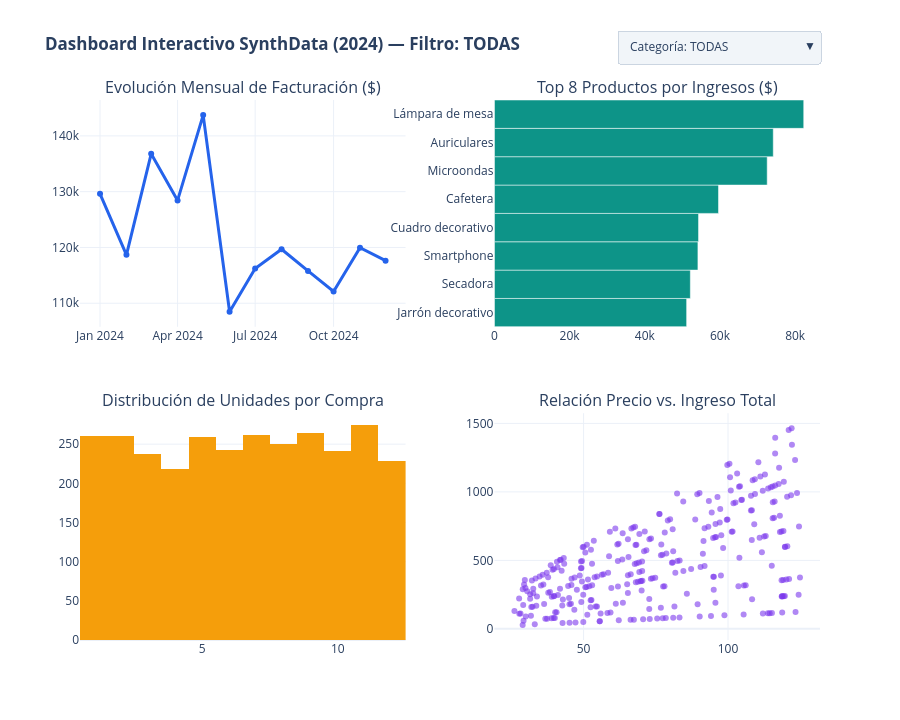

The notebook cell saved with this chart:
### Markdown cell above
## Actividad 3: Visualización Interactiva con Plotly y Dash
Construcción de un **Dashboard Interactivo** utilizando componentes de Plotly y estructura Dash, permitiendo al usuario seleccionar dinámicamente categorías comerciales para explorar el comportamiento de ventas por producto.

### Code cell
# =====================================================================
# ETAPA 4.3: DASHBOARD INTERACTIVO MULTIVISTA CON PLOTLY (100% PORTABLE)
# =====================================================================
import plotly.graph_objects as go
from plotly.subplots import make_subplots

categorias = ['TODAS'] + sorted(df_ventas_limpio['categoria'].unique().tolist())

fig_dash = make_subplots(
    rows=2, cols=2,
    subplot_titles=(
        'Evolución Mensual de Facturación ($)',
        'Top 8 Productos por Ingresos ($)',
        'Distribución de Unidades por Compra',
        'Relación Precio vs. Ingreso Total'
    ),
    specs=[[{"type": "scatter"}, {"type": "bar"}],
           [{"type": "histogram"}, {"type": "scatter"}]],
    vertical_spacing=0.16,
    horizontal_spacing=0.12
)

# Agregamos 4 trazas por cada opción del filtro (TODAS + cada categoría)
for idx, cat in enumerate(categorias):
    df_f = df_ventas_limpio if cat == 'TODAS' else df_ventas_limpio[df_ventas_limpio['categoria'] == cat]
    visible = (idx == 0)  # Solo 'TODAS' visible inicialmente
    
    # Traza 1: Línea mensual
    mensual = df_f.groupby('mes', as_index=False)['ingreso_total'].sum()
    fig_dash.add_trace(
        go.Scatter(x=mensual['mes'], y=mensual['ingreso_total'], mode='lines+markers',
                   name=f'Ventas ({cat})', line=dict(color='#2563eb', width=3), visible=visible),
        row=1, col=1
    )
    
    # Traza 2: Barras Top 8 productos
    top_prod = df_f.groupby('producto', as_index=False)['ingreso_total'].sum().nlargest(8, 'ingreso_total').sort_values('ingreso_total')
    fig_dash.add_trace(
        go.Bar(x=top_prod['ingreso_total'], y=top_prod['producto'], orientation='h',
               name=f'Top Productos ({cat})', marker_color='#0d9488', visible=visible),
        row=1, col=2
    )
    
    # Traza 3: Histograma de cantidades
    fig_dash.add_trace(
        go.Histogram(x=df_f['cantidad'], nbinsx=12, name=f'Unidades ({cat})',
                     marker_color='#f59e0b', visible=visible),
        row=2, col=1
    )
    
    # Traza 4: Dispersión Precio vs Ingreso
    muestra = df_f.sample(min(len(df_f), 300), random_state=42)
    fig_dash.add_trace(
        go.Scatter(x=muestra['precio'], y=muestra['ingreso_total'], mode='markers',
                   name=f'Tickets ({cat})', marker=dict(color='#7c3aed', opacity=0.6), visible=visible),
        row=2, col=2
    )

# Configuración del menú desplegable interactivo
botones_filtro = []
for idx, cat in enumerate(categorias):
    visibilidad = [False] * (len(categorias) * 4)
    for j in range(4):
        visibilidad[idx * 4 + j] = True
    botones_filtro.append(
        dict(
            label=f"Categoría: {cat}",
            method="update",
            args=[{"visible": visibilidad},
                  {"title": f"<b>Dashboard Interactivo SynthData (2024) — Filtro: {cat}</b>"}]
        )
    )

fig_dash.update_layout(
    title="<b>Dashboard Interactivo SynthData (2024) — Filtro: TODAS</b>",
    height=720,
    showlegend=False,
    template="plotly_white",
    updatemenus=[
        dict(
            active=0,
            buttons=botones_filtro,
            x=1.0,
            xanchor="right",
            y=1.13,
            yanchor="top",
            bgcolor="#f1f5f9",
            bordercolor="#cbd5e1"
        )
    ]
)

fig_dash.show()

### Figure 1 — Plotly figure (JSON) as saved in the notebook; plotly's stock layout.template omitted (floating-point values rounded to 4 significant figures; data arrays with more than 128 entries replaced by an {"elided": "..."} marker saying what was removed)
{"data": [{"line": {"color": "#2563eb", "width": 3}, "mode": "lines+markers", "name": "Ventas (TODAS)", "type": "scatter", "visible": true, "x": ["2024-01", "2024-02", "2024-03", "2024-04", "2024-05", "2024-06", "2024-07", "2024-08", "2024-09", "2024-10", "2024-11", "2024-12"], "xaxis": "x", "y": [129600.0, 118700.0, 136800.0, 128400.0, 143700.0, 108500.0, 116200.0, 119700.0, 115800.0, 112100.0, 120000.0, 117600.0], "yaxis": "y"}, {"marker": {"color": "#0d9488"}, "name": "Top Productos (TODAS)", "orientation": "h", "type": "bar", "visible": true, "x": [51130.0, 52120.0, 54130.0, 54300.0, 59610.0, 72560.0, 74180.0, 82280.0], "xaxis": "x2", "y": ["Jarrón decorativo", "Secadora", "Smartphone", "Cuadro decorativo", "Cafetera", "Microondas", "Auriculares", "Lámpara de mesa"], "yaxis": "y2"}, {"marker": {"color": "#f59e0b"}, "name": "Unidades (TODAS)", "nbinsx": 12, "type": "histogram", "visible": true, "x": {"elided": "2998 int values"}, "xaxis": "x3", "yaxis": "y3"}, {"marker": {"color": "#7c3aed", "opacity": 0.6}, "mode": "markers", "name": "Tickets (TODAS)", "type": "scatter", "visible": true, "x": {"elided": "300 float values"}, "xaxis": "x4", "y": {"elided": "300 float values"}, "yaxis": "y4"}, {"line": {"color": "#2563eb", "width": 3}, "mode": "lines+markers", "name": "Ventas (Decoración)", "type": "scatter", "visible": false, "x": ["2024-01", "2024-02", "2024-03", "2024-04", "2024-05", "2024-06", "2024-07", "2024-08", "2024-09", "2024-10", "2024-11", "2024-12"], "xaxis": "x", "y": [47330.0, 44910.0, 42800.0, 42360.0, 46200.0, 35000.0, 34290.0, 35520.0, 36130.0, 34280.0, 43120.0, 37290.0], "yaxis": "y"}, {"marker": {"color": "#0d9488"}, "name": "Top Productos (Decoración)", "orientation": "h", "type": "bar", "visible": false, "x": [44870.0, 45410.0, 46780.0, 48090.0, 50460.0, 51130.0, 54300.0, 82280.0], "xaxis": "x2", "y": ["Cortinas", "Elementos de cerámica", "Espejo decorativo", "Adorno de pared", "Rincón de plantas", "Jarrón decorativo", "Cuadro decorativo", "Lámpara de mesa"], "yaxis": "y2"}, {"marker": {"color": "#f59e0b"}, "name": "Unidades (Decoración)", "nbinsx": 12, "type": "histogram", "visible": false, "x": {"elided": "1000 int values"}, "xaxis": "x3", "yaxis": "y3"}, {"marker": {"color": "#7c3aed", "opacity": 0.6}, "mode": "markers", "name": "Tickets (Decoración)", "type": "scatter", "visible": false, "x": {"elided": "300 float values"}, "xaxis": "x4", "y": {"elided": "300 float values"}, "yaxis": "y4"}, {"line": {"color": "#2563eb", "width": 3}, "mode": "lines+markers", "name": "Ventas (Electrodomésticos)", "type": "scatter", "visible": false, "x": ["2024-01", "2024-02", "2024-03", "2024-04", "2024-05", "2024-06", "2024-07", "2024-08", "2024-09", "2024-10", "2024-11", "2024-12"], "xaxis": "x", "y": [40500.0, 34960.0, 44520.0, 47050.0, 55740.0, 36420.0, 41420.0, 41980.0, 39860.0, 36940.0, 42130.0, 43760.0], "yaxis": "y"}, {"marker": {"color": "#0d9488"}, "name": "Top Productos (Electrodomésticos)", "orientation": "h", "type": "bar", "visible": false, "x": [48950.0, 49910.0, 50090.0, 50160.0, 50980.0, 52120.0, 59610.0, 72560.0], "xaxis": "x2", "y": ["Lavadora", "Horno eléctrico", "Aspiradora", "Freidora eléctrica", "Batidora", "Secadora", "Cafetera", "Microondas"], "yaxis": "y2"}, {"marker": {"color": "#f59e0b"}, "name": "Unidades (Electrodomésticos)", "nbinsx": 12, "type": "histogram", "visible": false, "x": {"elided": "1000 int values"}, "xaxis": "x3", "yaxis": "y3"}, {"marker": {"color": "#7c3aed", "opacity": 0.6}, "mode": "markers", "name": "Tickets (Electrodomésticos)", "type": "scatter", "visible": false, "x": {"elided": "300 float values"}, "xaxis": "x4", "y": {"elided": "300 float values"}, "yaxis": "y4"}, {"line": {"color": "#2563eb", "width": 3}, "mode": "lines+markers", "name": "Ventas (Electrónica)", "type": "scatter", "visible": false, "x": ["2024-01", "2024-02", "2024-03", "2024-04", "2024-05", "2024-06", "2024-07", "2024-08", "2024-09", "2024-10", "2024-11", "2024-12"], "xaxis": "x", "y": [41770.0, 38800.0, 49460.0, 39020.0, 41790.0, 37060.0, 40520.0, 42180.0, 39790.0, 40900.0, 34710.0, 36580.0], "yaxis": "y"}, {"marker": {"color": "#0d9488"}, "name": "Top Productos (Electrónica)", "orientation": "h", "type": "bar", "visible": false, "x": [46170.0, 46180.0, 47040.0, 47780.0, 47840.0, 48190.0, 54130.0, 74180.0], "xaxis": "x2", "y": ["Consola de videojuegos", "Laptop", "Televisor", "Parlantes Bluetooth", "SmartWatch", "Proyector", "Smartphone", "Auriculares"], "yaxis": "y2"}, {"marker": {"color": "#f59e0b"}, "name": "Unidades (Electrónica)", "nbinsx": 12, "type": "histogram", "visible": false, "x": {"elided": "998 int values"}, "xaxis": "x3", "yaxis": "y3"}, {"marker": {"color": "#7c3aed", "opacity": 0.6}, "mode": "markers", "name": "Tickets (Electrónica)", "type": "scatter", "visible": false, "x": {"elided": "300 float values"}, "xaxis": "x4", "y": {"elided": "300 float values"}, "yaxis": "y4"}], "layout": {"annotations": [{"font": {"size": 16}, "showarrow": false, "text": "Evolución Mensual de Facturación ($)", "x": 0.22, "xanchor": "center", "xref": "paper", "y": 1, "yanchor": "bottom", "yref": "paper"}, {"font": {"size": 16}, "showarrow": false, "text": "Top 8 Productos por Ingresos ($)", "x": 0.78, "xanchor": "center", "xref": "paper", "y": 1, "yanchor": "bottom", "yref": "paper"}, {"font": {"size": 16}, "showarrow": false, "text": "Distribución de Unidades por Compra", "x": 0.22, "xanchor": "center", "xref": "paper", "y": 0.42, "yanchor": "bottom", "yref": "paper"}, {"font": {"size": 16}, "showarrow": false, "text": "Relación Precio vs. Ingreso Total", "x": 0.78, "xanchor": "center", "xref": "paper", "y": 0.42, "yanchor": "bottom", "yref": "paper"}], "height": 720, "showlegend": false, "title": {"text": "<b>Dashboard Interactivo SynthData (2024) — Filtro: TODAS</b>"}, "updatemenus": [{"active": 0, "bgcolor": "#f1f5f9", "bordercolor": "#cbd5e1", "buttons": [{"args": [{"visible": [true, true, true, true, false, false, false, false, false, false, false, false, false, false, false, false]}, {"title": "<b>Dashboard Interactivo SynthData (2024) — Filtro: TODAS</b>"}], "label": "Categoría: TODAS", "method": "update"}, {"args": [{"visible": [false, false, false, false, true, true, true, true, false, false, false, false, false, false, false, false]}, {"title": "<b>Dashboard Interactivo SynthData (2024) — Filtro: Decoración</b>"}], "label": "Categoría: Decoración", "method": "update"}, {"args": [{"visible": [false, false, false, false, false, false, false, false, true, true, true, true, false, false, false, false]}, {"title": "<b>Dashboard Interactivo SynthData (2024) — Filtro: Electrodomésticos</b>"}], "label": "Categoría: Electrodomésticos", "method": "update"}, {"args": [{"visible": [false, false, false, false, false, false, false, false, false, false, false, false, true, true, true, true]}, {"title": "<b>Dashboard Interactivo SynthData (2024) — Filtro: Electrónica</b>"}], "label": "Categoría: Electrónica", "method": "update"}], "x": 1, "xanchor": "right", "y": 1.13, "yanchor": "top"}], "xaxis": {"anchor": "y", "domain": [0, 0.44]}, "xaxis2": {"anchor": "y2", "domain": [0.56, 1]}, "xaxis3": {"anchor": "y3", "domain": [0, 0.44]}, "xaxis4": {"anchor": "y4", "domain": [0.56, 1]}, "yaxis": {"anchor": "x", "domain": [0.58, 1]}, "yaxis2": {"anchor": "x2", "domain": [0.58, 1]}, "yaxis3": {"anchor": "x3", "domain": [0, 0.42]}, "yaxis4": {"anchor": "x4", "domain": [0, 0.42]}}}
